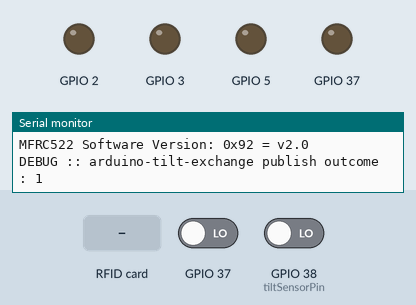
Recording of a sketch running on a simulated ESP32. Shown: output pins drawn as LEDs (lit = HIGH), the last lines printed to the serial monitor. The inputs (shaded band) are chosen by the test bench; at power-on: GPIO 37 LOW, GPIO 38 (tiltSensorPin) LOW. WiFi joins after 1.5 s; servers stay silent unless stated; no MQTT or app messages arrive unless stated.

Above: at 15.4 s.
15.5 s: RFID card 64 A5 67 6F 2D 4C held to the reader
17.8 s: RFID card 5E 7A 19 C4 held to the reader
At 21.0 s:
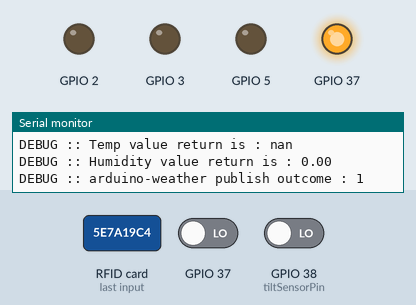
Timing chart, 0 to 27.3 s (numbered marks = the images above; inputs shaded):
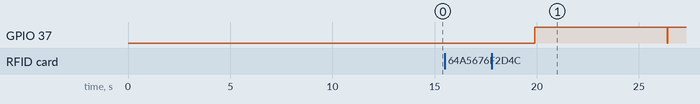

The sketch:

SensorReader.ino
```cpp
#include <DHT.h>
#include <WiFi.h>
#include <WiFiClient.h>
#include <PubSubClient.h>
#include <SPI.h>
#include <MFRC522.h>

#define RST_PIN         9           // Configurable, see typical pin layout above
#define SS_PIN          8          // Configurable, see typical pin layout above

#define DHTTYPE DHT11   // DHT 11
#define DHTPIN A1
DHT dht(DHTPIN, DHTTYPE);

// named constant for the pin the sensor is connected to
const int sensorPin = A0;
const int tiltSensorPin = A2;
// room temperature in Celcius
const float baselineTemp = 30.0;

//char ssid[] = "NETGEAR67";     //  your network SSID (name)
//char pass[] = "huskywater261";    // your network password
char ssid[] = "AndroidHotspot4559";     //  your network SSID (name)
char pass[] = "64a5676f2d4c";    // your network password
int status = WL_IDLE_STATUS;     // the Wifi radio's status

//#define MQTT_SERVER "192.168.0.8"
byte mac[]    = {  0x90, 0xA2, 0xDA, 0x0E, 0x07, 0x18 };
//byte serverRabbit[] = { 192, 168, 0, 2 };//192.168.0.8
byte serverRabbit[] = { 104, 131, 80, 167 };
//byte serverRabbit[] = { 192, 168, 43, 246 };
//byte ip[]     = { 192, 168, 0, 4 };
char clientName[] = "clientA";
char user[] = "mqtt";
char pwd[] = "mqtt";
int port = 1883;
int countTempInterval = 0;
int previousTiltState = 2;

//Time on arduino http://playground.arduino.cc/Code/DateTime

char topicTempHum[] = "arduino-weather"; //change to a proper name!!!!!!!!!!!!!!!!!!!

// defines and variable for sensor/control mode
#define MODE_OFF    0  // not sensing light, LED off
#define MODE_ON     1  // not sensing light, LED on
#define MODE_SENSE  2  // sensing light, LED controlled by software
//setup MQTT
WiFiClient wifiClient;
//MQTT
PubSubClient client(serverRabbit, port, callbackFunction, wifiClient);
MFRC522 mfrc522(SS_PIN, RST_PIN);   // Create MFRC522 instance.

void setup() {
  // initialize serial and wait for the port to open:
  Serial.begin(9600);
  while (!Serial);
//    listWifiNetworks();
  // set the LED pins as outputs
  // the for() loop saves some extra coding
  for (int pinNumber = 2; pinNumber < 6; pinNumber++) {
    if (pinNumber != 4) {
      pinMode(pinNumber, OUTPUT);
      digitalWrite(pinNumber, LOW);
    }
  }
  connectToWifi();
  connectToMQTT();
  setupDHT();
  SPI.begin();                // Init SPI bus
  mfrc522.PCD_Init();         // Init MFRC522 card
  ShowReaderDetails();
// client.subscribe("arduino-rfid-validation");

}

void setupDHT() {
  dht.begin();
  // Reading temperature or humidity takes about 250 milliseconds!
  // Sensor readings may also be up to 2 seconds 'old' (its a very slow sensor)
  delay(2000);
}

void loop() {
//  Serial.println("DEBUG :: loop()");
  if (countTempInterval == 5) {
    countTempInterval = 0;
    float tempVar = getTemperature();//readTemperature();
    float humVar = getDHT11HumidityReadings();
    char temp[10];
    char humidity[10];
    dtostrf(tempVar, 2, 2, temp);
    dtostrf(humVar, 2, 2, humidity);
    Serial.print("DEBUG :: Temp value return is : ");
    Serial.println(temp);
    Serial.print("DEBUG :: Humidity value return is : ");
    Serial.println(humidity);
    publishTempHumMsg(temp, humidity);
  } else {
     countTempInterval += 1;
//     Serial.print("------------ DEBUG :: countTempInterval is : ");
//     Serial.println(countTempInterval);
  }
  checkTiltState();
  String rfid = getRfidUID();
  if (rfid != "") {
    Serial.print("DEBUG :: RFID value return is : ");
    Serial.println(rfid);
    publishRFIDMsg(rfid);
  }
//  else {
//    Serial.println("DEBUG :: RFID value return is EMPTY ");
//  }
  //  client.subscribe("arduino-rfid-validation"
  delay(1000);
  //client.loop();
}

String getRfidUID() {
    String rfidUid = "";
   // Look for new cards
  if ( mfrc522.PICC_IsNewCardPresent()) {
     Serial.println("PICC_IsNewCardPresent loop...");
     if ( mfrc522.PICC_ReadCardSerial()) {
       Serial.println("PICC_ReadCardSerial loop...");
       for (byte i = 0; i < mfrc522.uid.size; i++) {
        rfidUid += String(mfrc522.uid.uidByte[i] < 0x10 ? "0" : "");
        rfidUid += String(mfrc522.uid.uidByte[i], HEX);
      }
      Serial.print("Card UID:");
      Serial.println(rfidUid);
      mfrc522.PICC_HaltA();       // Halt PICC
    }
  }
  return rfidUid;
}

void checkTiltState() {
  int tiltState = digitalRead(tiltSensorPin);
//  Serial.print("INFO :: [1 -> On, 0 -> Off] :: Tilt State is : ");
//  Serial.println(tiltState);
  if (previousTiltState != tiltState) {
    previousTiltState = tiltState;
    String tiltMsg = getSensorId();
    tiltMsg.concat(",");
    tiltMsg.concat(tiltState);
    char message_buff[tiltMsg.length()+1];
    tiltMsg.toCharArray(message_buff, tiltMsg.length()+1);
    //send tilt state to the tilt queue
    boolean result = client.publish("arduino-tilt-exchange", message_buff);
    Serial.print("DEBUG :: arduino-tilt-exchange publish outcome : ");
    Serial.println(result);
    if (!result) {
      Serial.print("ERROR :: Retry : ");
      delay(1000);
      result = client.publish("arduino-tilt", message_buff);
      Serial.print("DEBUG :: arduino-tilt publish outcome 2 : ");
      Serial.println(result);
      while ( status != WL_CONNECTED) {
        connectToWifi();
      }
        if (!client.connected()) {
    Serial.print("INFO :: We lost mqtt connection, reconnecting.... ");
    connectToMQTT();
  }
    }
  }
}

void connectToMQTT() {
    Serial.println("INFO :: Connecting to RabbitMQ");
    if (client.connect(clientName, user, pwd)) {
      Serial.println("INFO :: Connected to RabbitMQ");
    } else {
      Serial.println("ERROR :: Failed to Connect to RabbitMQ");
      connectToMQTT();
    }
//    client.subscribe("arduino-rfid-validation");
}

void publishRFIDMsg(String rfid) {
  //client.subscribe("inTopic");
  Serial.print("DEBUG :: Sending RFID event : ");
  Serial.println(rfid);
  //Format for the message to the following SensorId,temperature,humidity
  String rfidMsg = getSensorId();
  rfidMsg.concat(",");
  rfidMsg.concat(rfid);
  char message_buff[rfidMsg.length()+1];
  rfidMsg.toCharArray(message_buff, rfidMsg.length()+1);
//  if (!client.connected()) {
//     Serial.print("INFO :: We lost mqtt connection, reconnecting.... ");
//     connectToMQTT();
//  }
  boolean result = client.publish("arduino-rfid", message_buff);
   Serial.print("DEBUG :: arduino-rfid publish outcome : ");
   Serial.println(result);
   if (!result) {
    Serial.print("ERROR :: Retry : ");
    delay(1000);
    result = client.publish("arduino-rfid", message_buff);
    Serial.print("DEBUG :: arduino-rfid publish outcome 2 : ");
    Serial.println(result);
    while ( status != WL_CONNECTED) {
        connectToWifi();
      }
        if (!client.connected()) {
    Serial.print("INFO :: We lost mqtt connection, reconnecting.... ");
    connectToMQTT();
  }
  }
}

void publishTempHumMsg(String temp, String humidity) {
  //Format for the message to the following SensorId,temperature,humidity
  String tempHumMsg = getSensorId();
  tempHumMsg.concat(",");
  tempHumMsg.concat(temp);
  tempHumMsg.concat(",");
  tempHumMsg.concat(humidity);
  char message_buff[tempHumMsg.length()+1];
  tempHumMsg.toCharArray(message_buff, tempHumMsg.length()+1);
  boolean result = client.publish("arduino-weather", message_buff);
  Serial.print("DEBUG :: arduino-weather publish outcome : ");
  Serial.println(result);
  while (!result) {
    Serial.print("ERROR :: Retry : ");
    delay(1000);
    result = client.publish("arduino-weather", message_buff);
    Serial.print("DEBUG :: arduino-weather publish outcome 2 : ");
    Serial.println(result);
    while ( status != WL_CONNECTED) {
        connectToWifi();
      }
      if (!client.connected()) {
    Serial.print("INFO :: We lost mqtt connection, reconnecting.... ");
    connectToMQTT();
  }
  }
}

String getSensorId() {
  return "need-a-sensor-id";
}


float getDHT11HumidityReadings() {
  float h = dht.readHumidity();
  // Check if any reads failed and exit early (to try again).
  if (isnan(h)){// || isnan(t) || isnan(f)) {
    Serial.println("mmmmh!!! should put a retry count of 3 here !!! Failed to read from DHT sensor! looping!!");
    getDHT11HumidityReadings();
  }
  return h;
}

float getTemperature() {
  return dht.readTemperature();
}

void connectToWifi() {
  // check for the presence of the shield:
  if (WiFi.status() == WL_NO_SHIELD) {
    Serial.println("Error :: WiFi shield not present");
    while (true);// don't continue:
  }
  // scan for existing networks:
  Serial.println("Scanning available networks...");

  // attempt to connect to Wifi network:
  while ( status != WL_CONNECTED) {
    Serial.print("INFO :: Attempting to connect to WPA SSID: ");
    Serial.println(ssid);
    // Connect to WPA/WPA2 network:
    status = WiFi.begin(ssid, pass);
    Serial.print("DEBUG :: Status of network connection is ");
    Serial.println(status);
    // wait 10 seconds for connection:
    delay(6000);
  }
  // you're connected now, so print out the data:
  Serial.println("DEBUG :: You're connected to the network");
  //printWifiData();
}

// handles message arrived on subscribed topic(s)
void callbackFunction(char* topic, byte* payload, unsigned int length) {
  Serial.println("---------------BOOM!!!!!!!!!!!!!!!!!!--------------------- : ");
  //  arduino-rfid-validation
  String resp = String((char*)payload);
  Serial.println("Payload: " + resp);

  if (resp == "Valid") {
    digitalWrite(2, HIGH);
  } else {
    digitalWrite(3, HIGH);
  }
  delay(3000);
  digitalWrite(2, LOW);
  digitalWrite(3, LOW);
}

void ShowReaderDetails() {
	// Get the MFRC522 software version
	byte v = mfrc522.PCD_ReadRegister(mfrc522.VersionReg);
	Serial.print("MFRC522 Software Version: 0x");
	Serial.print(v, HEX);
	if (v == 0x91)
		Serial.print(" = v1.0");
	else if (v == 0x92)
		Serial.print(" = v2.0");
	else
		Serial.print(" (unknown)");
	Serial.println("");
	// When 0x00 or 0xFF is returned, communication probably failed
	if ((v == 0x00) || (v == 0xFF)) {
		Serial.println("WARNING: Communication failure, is the MFRC522 properly connected?");
	}
}

//void listWifiNetworks() {
//  // scan for nearby networks:
//  Serial.println("** Scan Networks **");
//  byte numSsid = WiFi.scanNetworks();
//
//  // print the list of networks seen:
//  Serial.print("number of available networks:");
//  Serial.println(numSsid);
//
//  // print the network number and name for each network found:
//  for (int thisNet = 0; thisNet<numSsid; thisNet++) {
//    Serial.print(thisNet);
//    Serial.print(") ");
//    Serial.print(WiFi.SSID(thisNet));
//    Serial.print("\tSignal: ");
//    Serial.print(WiFi.RSSI(thisNet));
//    Serial.print(" dBm");
//    Serial.print("\tEncryption: ");
//    Serial.println(WiFi.encryptionType(thisNet));
//  }
//}


//void printWifiData() {
//  // print your WiFi shield's IP address:
//  IPAddress ip = WiFi.localIP();
//  Serial.print("DEBUG :: IP Address: ");
//  Serial.println(ip);
//  // print MAC address:
//  byte mac[6];
//  WiFi.macAddress(mac);
//  Serial.print("DEBUG :: MAC address: ");
//  Serial.print(mac[5], HEX);
//  Serial.print(":");
//  Serial.print(mac[4], HEX);
//  Serial.print(":");
//  Serial.print(mac[3], HEX);
//  Serial.print(":");
//  Serial.print(mac[2], HEX);
//  Serial.print(":");
//  Serial.print(mac[1], HEX);
//  Serial.print(":");
//  Serial.println(mac[0], HEX);
//    // print the SSID of the network you're attached to:
//  Serial.print("DEBUG :: SSID: ");
//  Serial.println(WiFi.SSID());
//  // print the received signal strength:
//  long rssi = WiFi.RSSI();
//  Serial.print("DEBUG :: Signal strength (RSSI):");
//  Serial.println(rssi);
//  // print the encryption type:
//  byte encryption = WiFi.encryptionType();
//  Serial.print("DEBUG :: Encryption Type:");
//  Serial.println(encryption, HEX);
//}
```

Measured:
- after the input at 17.8 s, GPIO 37: LOW → HIGH after 2.1 s instead of 2.0 s
